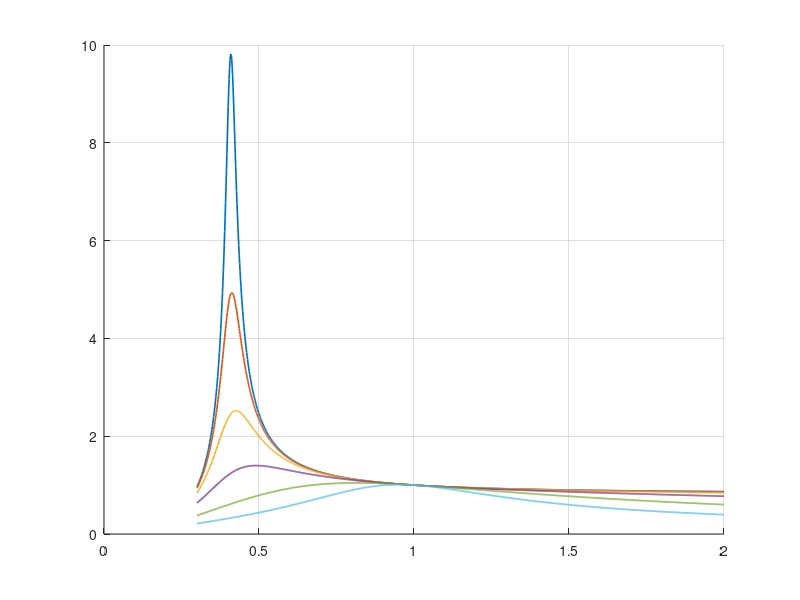

Source code (MATLAB): (Note: this script raises an error after producing the figure.)
% LLC resonant converter: first-harmonic-approximation (FHA) gain curves.
% Dr. Fulong Li -- first draft, September 2026.
% Runs in MATLAB or GNU Octave. No toolbox required.
% Numerical model independently checked; native execution pending.
%
% FHA assumes only the fundamental of the square-wave excitation carries
% power. It is accurate near resonance and progressively optimistic below
% it -- good enough to SIZE a tank, not to certify one. Verify with a
% switching simulation before committing to hardware.
clear; clc;
Vin = 390; Vout = 12; Pout = 240; n = 16;
Lr = 80e-6; Cr = 33e-9; Lm = 400e-6;

fr = 1/(2*pi*sqrt(Lr*Cr));          % series resonance (load independent)
fm = 1/(2*pi*sqrt((Lr+Lm)*Cr));     % lower resonance, open-circuit output
Zo = sqrt(Lr/Cr);
Ln = Lm/Lr;
Rl = Vout^2/Pout;
Rac = 8/pi^2*n^2*Rl;                % rectifier + load reflected to the tank
Q  = Zo/Rac;
fprintf('fr = %.2f kHz   fm = %.2f kHz   Zo = %.2f ohm\n',fr/1e3,fm/1e3,Zo);
fprintf('Ln = %.2f   Rac = %.1f ohm   Q = %.4f\n',Ln,Rac,Q);
fprintf('Vout at unity gain = %.3f V (need M = %.4f for %.1f V)\n', ...
    (Vin/2)/n, Vout*n/(Vin/2), Vout);

% FHA voltage gain of the LLC tank, normalised frequency fn = fs/fr.
M = @(fn,Q) 1./sqrt((1+1/Ln-1./(Ln*fn.^2)).^2 + (Q*(fn-1./fn)).^2);

fn = linspace(0.3,2,1200);
figure; hold on; grid on;
Qlist = [0.05 0.1 0.2 Q 0.8 1.5];
for q = Qlist, plot(fn,M(fn,q),'LineWidth',1.2); end
yline(1,'k--'); xline(1,'k--');
xlabel('normalised frequency f_s / f_r'); ylabel('tank voltage gain M');
title(sprintf('LLC FHA gain, L_n = %.1f',Ln));
legend(arrayfun(@(q)sprintf('Q = %.3f',q),Qlist,'UniformOutput',false));

% THE defining property: every curve passes through M = 1 at fn = 1.
fprintf('\nGain at fn = 1 for each Q (should all be exactly 1):\n');
for q = Qlist, fprintf('  Q = %.3f -> M = %.6f\n',q,M(1,q)); end

% The unconstrained voltage-gain peak is NOT the inductive-region boundary.
fns = linspace(0.2,1,4000);
[Mpk,idx] = max(M(fns,Q));
fprintf('Unconstrained peak M = %.3f at fn = %.4f\n',Mpk,fns(idx));
% Input reactance: series Lr/Cr plus the parallel Lm/Rac branch.
Xnorm = @(x,q) x-1./x + x*Ln./(1+(x*Ln*q).^2);
fb = fzero(@(x) Xnorm(x,Q),[1/sqrt(1+Ln),1]);
fprintf('Nominal FHA inductive boundary: fn = %.4f, fs = %.2f kHz\n',fb,fb*fr/1e3);
fprintf('Boundary gain = %.4f; add inductive and commutation margin.\n',M(fb,Q));
figure; plot(fn,Xnorm(fn,Q),'LineWidth',1.2); hold on; grid on;
yline(0,'k--'); xline(fb,'k--');
xlabel('normalised frequency f_s / f_r'); ylabel('Im(Zin) / Z0');
title('FHA input reactance: positive is inductive');
% Being inductive does not guarantee sufficient dead-time charge for ZVS.
% Not modelled: nonlinear Coss, gate timing, losses, parasitics or burst mode.
% This nominal-load calculation does not establish an all-load frequency limit.
